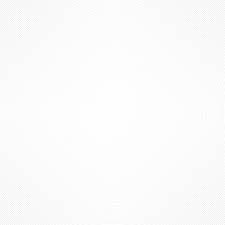
#> input picture white.jpg, 225 x 225 px, found by its file name
$ python WhiteImage.py
#> lines starting #> are read from the running program, lines starting #| are printed output that depends on the picture
import cv2
import matplotlib.pyplot as plt


white_img = cv2.imread('White.jpg')
#> white_img is the input picture: shape (225, 225, 3); min 234, max 255, mean 251.1
white_img = cv2.cvtColor(white_img, cv2.COLOR_BGR2GRAY)
#> white_img: shape (225, 225)

hist = cv2.calcHist(white_img, [0], None, [256], [0, 256])
#> hist = 256 values, max 59 at index 249, min 0 at index 0, mean 0.879

plt.plot(hist)
plt.title('Histogram')
plt.xlabel('Intensity')
plt.ylabel('Brightness')
plt.show()
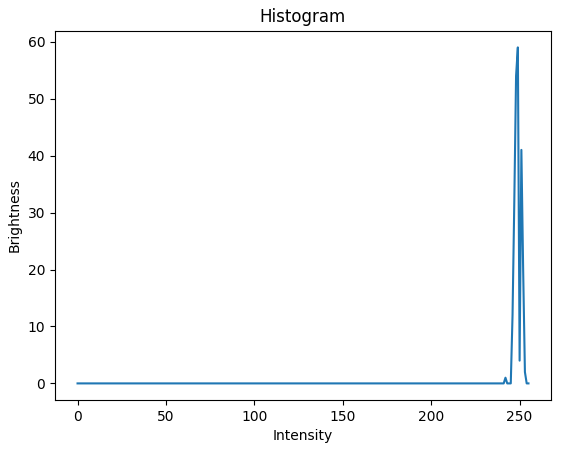
#> figure drawn by matplotlib, 1 panel; curve peaks at x = 249, y = 59

cv2.waitKey(0)

cv2.destroyAllWindows()
